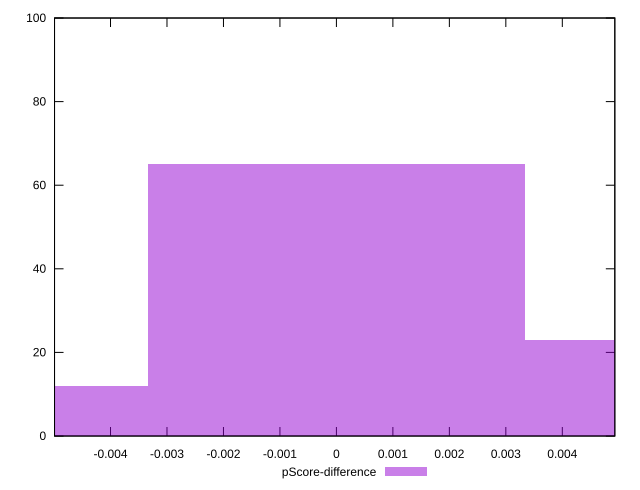

Write the gnuplot code that produced this figure.
reset

$pScoreDifference <<EOF
0 65
-0.006681827617731479 12
0.006681827617731479 23
EOF

set key outside below
set boxwidth 0.006681827617731479
set xrange [-0.004991233252521932:0.0049298490042179455]
set yrange [0:100]
set trange [0:100]
set style fill transparent solid 0.5 noborder
set terminal svg size 640, 490 enhanced background rgb 'white'
set output "report/report_00029_2021-02-24T13-36-40.390Z/largest-contentful-paint/samples/agenda/pScore-difference/histogram.svg"

plot $pScoreDifference title "pScore-difference" with boxes

reset
